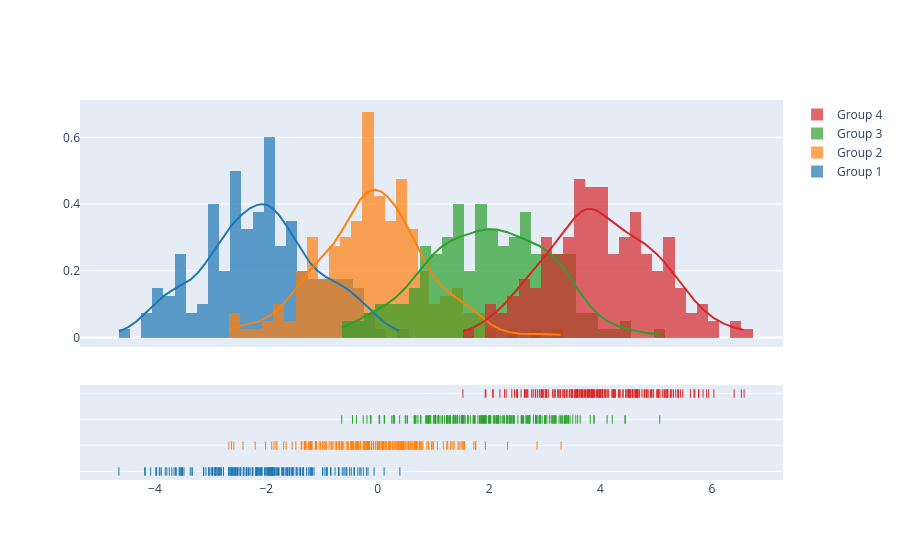

Notebook code for this chart:
### Markdown cell above
You can note a few things here: 'python' cannot by itself calculate the 'sinus function', it is found in the 'numpy' package, which was first importated (and then referred to as 'np'). Also, we load 'matplotlib.pyplot', a package for creating and formating plots. With 'plt.gcf()' we can refer to the current figure, and with 'fig = plt.gcf()' we can give it a handle that we can later use (e.g., if we have produced other figures in the meantime).

### Code cell
import plotly.figure_factory as ff

# Add histogram data
x1 = np.random.randn(200) - 2
x2 = np.random.randn(200)
x3 = np.random.randn(200) + 2
x4 = np.random.randn(200) + 4

# Group data together
hist_data = [x1, x2, x3, x4]

group_labels = ['Group 1', 'Group 2', 'Group 3', 'Group 4']

# Create distplot with custom bin_size
fig = ff.create_distplot(hist_data, group_labels, bin_size=.2)
fig.show()

### Figure 1 — Plotly figure (JSON) as saved in the notebook; plotly's stock layout.template omitted (floating-point values rounded to 4 significant figures; data arrays with more than 128 entries replaced by an {"elided": "..."} marker saying what was removed)
{"data": [{"autobinx": false, "histnorm": "probability density", "legendgroup": "Group 1", "marker": {"color": "rgb(31, 119, 180)"}, "name": "Group 1", "opacity": 0.7, "type": "histogram", "x": {"elided": "200 float values"}, "xaxis": "x", "xbins": {"end": 0.3978, "size": 0.2, "start": -4.647}, "yaxis": "y"}, {"autobinx": false, "histnorm": "probability density", "legendgroup": "Group 2", "marker": {"color": "rgb(255, 127, 14)"}, "name": "Group 2", "opacity": 0.7, "type": "histogram", "x": {"elided": "200 float values"}, "xaxis": "x", "xbins": {"end": 3.294, "size": 0.2, "start": -2.674}, "yaxis": "y"}, {"autobinx": false, "histnorm": "probability density", "legendgroup": "Group 3", "marker": {"color": "rgb(44, 160, 44)"}, "name": "Group 3", "opacity": 0.7, "type": "histogram", "x": {"elided": "200 float values"}, "xaxis": "x", "xbins": {"end": 5.064, "size": 0.2, "start": -0.6464}, "yaxis": "y"}, {"autobinx": false, "histnorm": "probability density", "legendgroup": "Group 4", "marker": {"color": "rgb(214, 39, 40)"}, "name": "Group 4", "opacity": 0.7, "type": "histogram", "x": {"elided": "200 float values"}, "xaxis": "x", "xbins": {"end": 6.579, "size": 0.2, "start": 1.53}, "yaxis": "y"}, {"legendgroup": "Group 1", "marker": {"color": "rgb(31, 119, 180)"}, "mode": "lines", "name": "Group 1", "showlegend": false, "type": "scatter", "x": {"elided": "500 float values"}, "xaxis": "x", "y": {"elided": "500 float values"}, "yaxis": "y"}, {"legendgroup": "Group 2", "marker": {"color": "rgb(255, 127, 14)"}, "mode": "lines", "name": "Group 2", "showlegend": false, "type": "scatter", "x": {"elided": "500 float values"}, "xaxis": "x", "y": {"elided": "500 float values"}, "yaxis": "y"}, {"legendgroup": "Group 3", "marker": {"color": "rgb(44, 160, 44)"}, "mode": "lines", "name": "Group 3", "showlegend": false, "type": "scatter", "x": {"elided": "500 float values"}, "xaxis": "x", "y": {"elided": "500 float values"}, "yaxis": "y"}, {"legendgroup": "Group 4", "marker": {"color": "rgb(214, 39, 40)"}, "mode": "lines", "name": "Group 4", "showlegend": false, "type": "scatter", "x": {"elided": "500 float values"}, "xaxis": "x", "y": {"elided": "500 float values"}, "yaxis": "y"}, {"legendgroup": "Group 1", "marker": {"color": "rgb(31, 119, 180)", "symbol": "line-ns-open"}, "mode": "markers", "name": "Group 1", "showlegend": false, "type": "scatter", "x": {"elided": "200 float values"}, "xaxis": "x", "y": {"elided": "200 str values"}, "yaxis": "y2"}, {"legendgroup": "Group 2", "marker": {"color": "rgb(255, 127, 14)", "symbol": "line-ns-open"}, "mode": "markers", "name": "Group 2", "showlegend": false, "type": "scatter", "x": {"elided": "200 float values"}, "xaxis": "x", "y": {"elided": "200 str values"}, "yaxis": "y2"}, {"legendgroup": "Group 3", "marker": {"color": "rgb(44, 160, 44)", "symbol": "line-ns-open"}, "mode": "markers", "name": "Group 3", "showlegend": false, "type": "scatter", "x": {"elided": "200 float values"}, "xaxis": "x", "y": {"elided": "200 str values"}, "yaxis": "y2"}, {"legendgroup": "Group 4", "marker": {"color": "rgb(214, 39, 40)", "symbol": "line-ns-open"}, "mode": "markers", "name": "Group 4", "showlegend": false, "type": "scatter", "x": {"elided": "200 float values"}, "xaxis": "x", "y": {"elided": "200 str values"}, "yaxis": "y2"}], "layout": {"barmode": "overlay", "hovermode": "closest", "legend": {"traceorder": "reversed"}, "xaxis": {"anchor": "y2", "domain": [0, 1], "zeroline": false}, "yaxis": {"anchor": "free", "domain": [0.35, 1], "position": 0}, "yaxis2": {"anchor": "x", "domain": [0, 0.25], "dtick": 1, "showticklabels": false}}}
